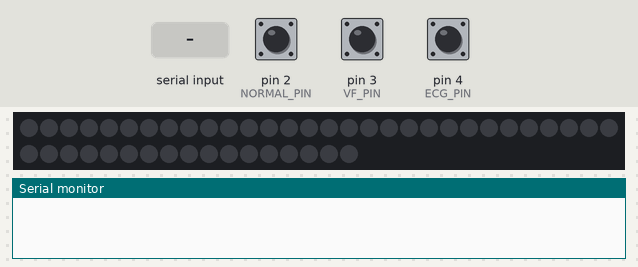
This sketch was run on a simulated Arduino Uno, built with avr-gcc and run on an emulated ATmega328P. Parts: 47 RGB LEDs in strip order, left to right, continuing on the next row, the last lines printed to the serial monitor. The inputs (shaded band) are chosen by the test bench; at power-on: pin 2 (NORMAL_PIN) HIGH, pin 3 (VF_PIN) HIGH, pin 4 (ECG_PIN) HIGH. Random numbers use the default seed unless the sketch sets one.

Above: at 1.2 s.
1.3 s: "CMD:Radia\n" received over Serial
At 1.36 s:
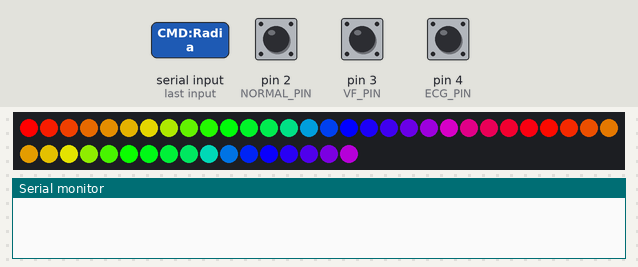
At 2.06 s:
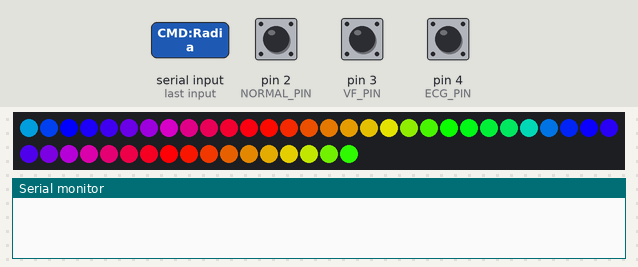
3.0 s: "shock\n" received over Serial
4.7 s: "90,45\n" received over Serial
6.6 s: pin 2 (NORMAL_PIN) pulled LOW for 1 s
9.1 s: "CMD:start\n" received over Serial
At 16.4 s:
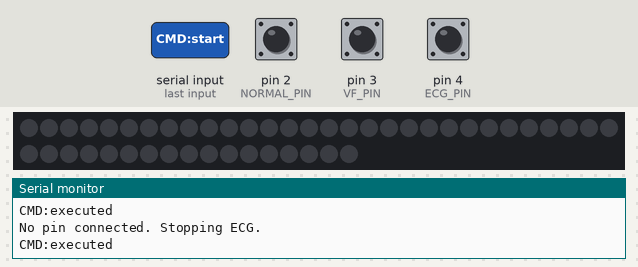

The sketch:

main.ino
```cpp
#include <Arduino.h>
#include <avr/pgmspace.h>
#include <FastLED.h>

#define LED_PIN 6
#define NUM_LEDS 47
#define BRIGHTNESS 255
#define LED_TYPE WS2812B
#define COLOR_ORDER GRB
#define SAMPLE_INTERVAL_MS 10
#define ECG_LENGTH 100
#define NORMAL_PIN 2
#define VF_PIN 3
#define ECG_PIN 4
const int heartPin = A1;

CRGB leds[NUM_LEDS];
int currentLedsLit = 0;
bool animationRunning = false;
unsigned long previousTime = 0;
bool sendECG = false;
int ecgIndex = 0;
unsigned long lastSampleTime = 0;
int ecgType = 0; // 0: none, 1: VF, 2: Normal
bool previousPinState = true;
bool manualStart = false;
bool manualStop = false;
bool ecgRunning = false;

// VF waveform
const float ecgVF[ECG_LENGTH] PROGMEM = {
    0.15f, 0.30f, 0.50f, 0.60f, 0.50f, 0.25f, -0.05f, -0.30f, -0.45f, -0.50f,
    -0.35f, -0.10f, 0.10f, 0.25f, 0.35f, 0.30f, 0.10f, -0.10f, -0.30f, -0.40f,
    -0.45f, -0.35f, -0.10f, 0.15f, 0.40f, 0.55f, 0.60f, 0.50f, 0.25f, -0.05f,
    -0.30f, -0.45f, -0.50f, -0.40f, -0.20f, 0.00f, 0.20f, 0.35f, 0.40f, 0.30f,
    0.15f, -0.05f, -0.25f, -0.35f, -0.40f, -0.30f, -0.10f, 0.15f, 0.40f, 0.60f,
    0.70f, 0.60f, 0.40f, 0.15f, -0.10f, -0.35f, -0.45f, -0.40f, -0.25f, -0.05f,
    0.15f, 0.30f, 0.40f, 0.35f, 0.20f, 0.00f, -0.20f, -0.35f, -0.40f, -0.30f,
    -0.10f, 0.10f, 0.30f, 0.50f, 0.60f, 0.55f, 0.30f, 0.00f, -0.25f, -0.45f,
    -0.55f, -0.50f, -0.30f, -0.05f, 0.20f, 0.40f, 0.50f, 0.45f, 0.25f, 0.05f,
    -0.15f, -0.30f, -0.35f, -0.30f, -0.10f, 0.10f, 0.25f, 0.35f, 0.30f, 0.15f
};

// Normal waveform
const float ecgNormal[ECG_LENGTH] PROGMEM = {
    0.0f, 0.0f, 0.0f, 0.0f, 0.0f, 0.0f, 0.0f, 0.0f,
    0.05f, 0.1f, 0.15f, 0.1f, 0.05f,
    0.0f, 0.0f, 0.0f,
    -0.15f, 0.3f, 1.0f, -0.4f, -0.1f,
    0.1f, 0.1f, 0.1f, 0.1f,
    0.1f, 0.15f, 0.25f, 0.2f, 0.15f, 0.1f,
    0.0f, 0.0f, 0.0f, 0.0f,
    0.0f, 0.0f, 0.0f, 0.0f, 0.0f, 0.0f, 0.0f, 0.0f, 0.0f, 0.0f,
    0.0f, 0.0f, 0.0f, 0.0f, 0.0f, 0.0f, 0.0f, 0.0f, 0.0f, 0.0f,
    0.0f, 0.0f, 0.0f, 0.0f, 0.0f, 0.0f, 0.0f, 0.0f, 0.0f, 0.0f
};

void setup() {
    Serial.begin(115200);
    FastLED.addLeds<LED_TYPE, LED_PIN, COLOR_ORDER>(leds, NUM_LEDS);
    FastLED.setBrightness(BRIGHTNESS);
    FastLED.clear();
    FastLED.show();
    pinMode(NORMAL_PIN, INPUT_PULLUP);
    pinMode(VF_PIN, INPUT_PULLUP);
    pinMode(ECG_PIN, INPUT_PULLUP);
}

void loop() {
        if (Serial.available() > 0) {
        String input = Serial.readStringUntil('\n');
        input.trim();

        if (input.equalsIgnoreCase("shock")) {
            animateShock();
            FastLED.clear();
            FastLED.show();
            currentLedsLit = 0;
            Serial.println("CMD:executed");
        } else if (input.equalsIgnoreCase("CMD:start")) {
            startProgramAnimation();
        } else if (input.equalsIgnoreCase("CMD:Radia")) {
            radia();
        } else if (input.equalsIgnoreCase("CMD:stop")) {
            stop();
        } else if (input.equalsIgnoreCase("CMD:ECGSTART")) {
            sendECG = true;
            manualStart = true;
            manualStop = false;
            ecgRunning = true;
            ecgIndex = 0;
            lastSampleTime = millis();
            Serial.println("CMD:executed");
        } else if (input.equalsIgnoreCase("CMD:ECGSTOP")) {
            sendECG = false;
            manualStop = true;
            manualStart = false;
            ecgType = 0;
            ecgIndex = 0;
            lastSampleTime = 0;
            ecgRunning = false;
            delay(0.5);
            Serial.println("CMD:executed");
        } else {
            int percent = input.toInt();
            if (percent >= 0 && percent <= 100) {
                int targetLedsLit = map(percent, 0, 100, 0, NUM_LEDS);
                animateFadingProgress(currentLedsLit, targetLedsLit);
                currentLedsLit = targetLedsLit;
                Serial.println("CMD:executed");
            }
        }
    }

    bool currentPinState = (digitalRead(NORMAL_PIN) == HIGH && digitalRead(VF_PIN) == HIGH && digitalRead(ECG_PIN) == HIGH);
    if (currentPinState != previousPinState) {
        previousPinState = currentPinState;

        if (currentPinState) {
            ecgType = 0;
            sendECG = false;
            ecgRunning = false;
            Serial.println("No pin connected. Stopping ECG.");
        } else {
            if (digitalRead(NORMAL_PIN) == LOW)
                ecgType = 2;
            else if (digitalRead(VF_PIN) == LOW)
                ecgType = 1;
            else if (digitalRead(ECG_PIN) == LOW)
                ecgType = 3;

            if (manualStart && !manualStop) {
                sendECG = true;
                ecgIndex = 0;
                lastSampleTime = millis();
                ecgRunning = true;
                Serial.println("ECG re-started by pin reconnection");
            }
        }
    }

       if (sendECG && ecgRunning) {
        int type;
        if (digitalRead(NORMAL_PIN) == LOW)      type = 2;
        else if (digitalRead(VF_PIN) == LOW)     type = 1;
        else if (digitalRead(ECG_PIN) == LOW)    type = 3;
        else      type=0;
        unsigned long currentTime = millis();
        if (currentTime - lastSampleTime >= SAMPLE_INTERVAL_MS) {
            lastSampleTime = currentTime;
            float value = 0.0f;
            if (type == 1) {
                float base = pgm_read_float_near(&ecgVF[ecgIndex]);
                value = base + (random(-9, 10)) / 100.0f;
            } else if (type == 2) {
                float base = pgm_read_float_near(&ecgNormal[ecgIndex]);
                value = base + (random(-3, 4)) / 100.0f;
            } else if (type == 3) {
                int raw = analogRead(heartPin);
                value = ((float)raw / 1023.0f) * 5.0f;
            }
            Serial.print("ECG:");
            Serial.println(value);
            ecgIndex = (ecgIndex + 1) % ECG_LENGTH;
        }
    }
}

void startProgramAnimation() {
    if (animationRunning) return;
    animationRunning = true;
    for (int i = 0; i < NUM_LEDS; i++) {
        leds[i] = CHSV(map(i, 0, NUM_LEDS - 1, 0, 255), 255, 255);
    }
    unsigned long startTime = millis();
    int cycle = 0, brightness = 0;
    bool fadingUp = true;
    while (animationRunning) {
        unsigned long currentTime = millis();
        if (currentTime - startTime >= 20) {
            startTime = currentTime;
            brightness += fadingUp ? 5 : -5;
            brightness = constrain(brightness, 0, 255);
            FastLED.setBrightness(brightness);
            FastLED.show();
            if (brightness == 0 && !fadingUp) {
                cycle++;
                if (cycle >= 3) break;
                fadingUp = true;
            } else if (brightness == 255 && fadingUp) {
                fadingUp = false;
            }
        }
    }
    FastLED.setBrightness(BRIGHTNESS);     // ← put it back
    FastLED.clear();
    FastLED.show();
    animationRunning = false;
    Serial.println("CMD:executed");
}

void animateFadingProgress(int from, int to) {
    if (animationRunning) return;
    animationRunning = true;
    unsigned long startTime = millis();
    int step = (from < to) ? 1 : -1;
    int i = from;
    int b = (step > 0) ? 0 : 255;

    while (animationRunning && i != to) {
        unsigned long currentTime = millis();
        if (currentTime - startTime >= 10) {
            startTime = currentTime;
            if (step > 0) {
                b = min(b + 50, 255);
                leds[i] = CRGB(b, 0, 0);
            } else {
                b = max(b - 50, 0);
                leds[i - 1] = CRGB(b, 0, 0);
            }
            FastLED.show();
            i += step;
        }
    }

    for (int j = to; j < NUM_LEDS; j++) leds[j] = CRGB::Black;
    FastLED.show();
    animationRunning = false;
}

void animateShock() {
    if (animationRunning) return;
    animationRunning = true;
    FastLED.setBrightness(BRIGHTNESS);
    const int flashes = 6;
    CRGB violetColor = CHSV(160, 255, 200);
    unsigned long startTime = millis();
    int f = 0, subState = 0;

    while (animationRunning && f < flashes) {
        unsigned long currentTime = millis();
        if (currentTime - startTime >= 50) {
            startTime = currentTime;
            switch (subState) {
                case 0:
                    FastLED.clear();
                    for (int i = 0; i < NUM_LEDS / 5; i++) {
                        int idx = random(NUM_LEDS);
                        leds[idx] = violetColor;
                        leds[idx].fadeToBlackBy(random(100));
                    }
                    FastLED.show();
                    subState = 1;
                    break;
                case 1:
                    fill_solid(leds, NUM_LEDS, violetColor);
                    FastLED.show();
                    subState = 2;
                    break;
                case 2:
                    FastLED.clear();
                    FastLED.show();
                    subState = 0;
                    f++;
                    break;
            }
        }
    }
    animationRunning = false;
}

void stop() {
    animationRunning = false;
    FastLED.clear();
    FastLED.show();
    Serial.println("CMD:executed");
}

void radia() {
    if (animationRunning) return;
    animationRunning = true;
    FastLED.setBrightness(BRIGHTNESS);
    unsigned long startTime = millis();
    uint8_t hue = 0;
    int cycle = 0;

    while (animationRunning && cycle < 100) {
        unsigned long currentTime = millis();
        if (currentTime - startTime >= 50) {
            startTime = currentTime;
            for (int i = 0; i < NUM_LEDS; i++) {
                leds[i] = CHSV(hue + (i * 10), 255, 255);
            }
            FastLED.show();
            hue += 10;
            cycle++;
        }
    }
    FastLED.clear();
    FastLED.show();
    animationRunning = false;
    Serial.println("CMD:executed");
}
```

Measured:
- after the input at 1.3 s, the LEDs: change after 0.05 s (image 1)
- after the input at 9.1 s, the LEDs: change after 6.1 s (image 3)
